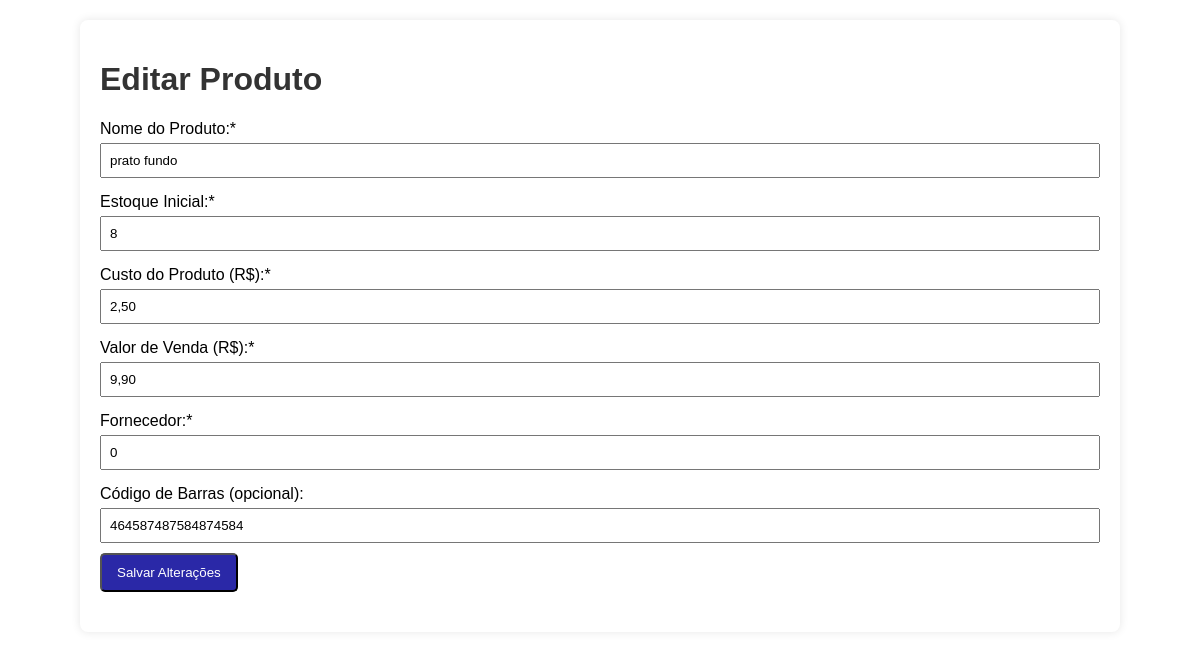
The page /gerenciar_produtos.php?acao=editar&id=4 on the database its author committed.
### tables this page shows
CREATE TABLE `produtos` (
  `id_produto` int(11) NOT NULL AUTO_INCREMENT,
  `nome_produto` varchar(255) NOT NULL,
  `estoque_inicial` int(11) NOT NULL,
  `custo_produto` decimal(10,2) NOT NULL,
  `valor_venda_produto` decimal(10,2) NOT NULL,
  `fornecedor_produto` varchar(255) NOT NULL,
  `cod_barras` varchar(100) DEFAULT NULL,
  PRIMARY KEY (`id_produto`)
);

### gerenciar_produtos.php (the view, shortened to what this page needs)
<?php
include 'conexao.php';
$acao = $_GET['acao'] ?? 'adicionar';
$id = $_GET['id'] ?? 0;
$produto = [
    'id_produto' => '', 'nome_produto' => '', 'estoque_inicial' => '',
    'custo_produto' => '', 'valor_venda_produto' => '', 'fornecedor_produto' => '',
    'cod_barras' => ''
];
$titulo_pagina = "Adicionar Novo Produto";
$acao_form = "db_criar";
if ($_SERVER['REQUEST_METHOD'] === 'POST') {
    $acao_post = $_POST['acao_form'];
    if ($acao_post === 'db_criar') {
        $nome = $_POST['nome_produto'];
        $estoque = $_POST['estoque_inicial'];
        $custo = str_replace(',', '.', $_POST['custo_produto']);
        $valor_venda = str_replace(',', '.', $_POST['valor_venda_produto']);
        $fornecedor = $_POST['fornecedor_produto'];
        $cod_barras = $_POST['cod_barras'];
        $sql = "INSERT INTO produtos (nome_produto, estoque_inicial, custo_produto, valor_venda_produto, fornecedor_produto, cod_barras)
                VALUES (?, ?, ?, ?, ?, ?)";
        $stmt = mysqli_prepare($conexao, $sql);
        mysqli_stmt_bind_param($stmt, "siddds", $nome, $estoque, $custo, $valor_venda, $fornecedor, $cod_barras);
        if (!mysqli_stmt_execute($stmt)) {
            echo "Erro ao cadastrar produto: " . mysqli_error($conexao);
        }
    } elseif ($acao_post === 'db_editar') {
        $id_post = $_POST['id_produto'];
        $nome = $_POST['nome_produto'];
        $estoque = $_POST['estoque_inicial'];
        $custo = str_replace(',', '.', $_POST['custo_produto']);
        $valor_venda = str_replace(',', '.', $_POST['valor_venda_produto']);
        $fornecedor = $_POST['fornecedor_produto'];
        $cod_barras = $_POST['cod_barras'];
        $sql = "UPDATE produtos SET nome_produto = ?, estoque_inicial = ?, custo_produto = ?, valor_venda_produto = ?, fornecedor_produto = ?, cod_barras = ? WHERE id_produto = ?";
        $stmt = mysqli_prepare($conexao, $sql);
        mysqli_stmt_bind_param($stmt, "sidddsi", $nome, $estoque, $custo, $valor_venda, $fornecedor, $cod_barras, $id_post);
        if (!mysqli_stmt_execute($stmt)) {
            echo "Erro ao atualizar produto: " . mysqli_error($conexao);
        }
    }
    mysqli_close($conexao);
    header("Location: index.php");
    exit();
} elseif ($acao === 'editar' && $id > 0) {
    $titulo_pagina = "Editar Produto";
    $acao_form = "db_editar";
    $sql = "SELECT * FROM produtos WHERE id_produto = ?";
    $stmt = mysqli_prepare($conexao, $sql);
    mysqli_stmt_bind_param($stmt, "i", $id);
    mysqli_stmt_execute($stmt);
    $resultado = mysqli_stmt_get_result($stmt);
    if ($resultado) {
        $produto = mysqli_fetch_assoc($resultado);
    }
}
?>
<!DOCTYPE html>
<html lang="pt-br">
<head>
    <link rel="stylesheet" href="estilo.css">
</head>
<body>
    <div class="container">
        <h1><?php echo $titulo_pagina; ?></h1>
        <form action="gerenciar_produtos.php" method="post">
            <label for="nome_produto">Nome do Produto:*</label>
            <input type="text" id="nome_produto" name="nome_produto" value="<?php echo htmlspecialchars($produto['nome_produto']); ?>" required>
            <label for="estoque_inicial">Estoque Inicial:*</label>
            <input type="number" id="estoque_inicial" name="estoque_inicial" value="<?php echo $produto['estoque_inicial']; ?>" required>
            <label for="custo_produto">Custo do Produto (R$):*</label>
            <input type="text" inputmode="decimal" id="custo_produto" name="custo_produto" value="<?php echo !empty($produto['custo_produto']) ? number_format($produto['custo_produto'], 2, ',', '.') : ''; ?>" required>
            <label for="valor_venda_produto">Valor de Venda (R$):*</label>
            <input type="text" inputmode="decimal" id="valor_venda_produto" name="valor_venda_produto" value="<?php echo !empty($produto['valor_venda_produto']) ? number_format($produto['valor_venda_produto'], 2, ',', '.') : ''; ?>" required>
            <label for="fornecedor_produto">Fornecedor:*</label>
            <input type="text" id="fornecedor_produto" name="fornecedor_produto" value="<?php echo htmlspecialchars($produto['fornecedor_produto']); ?>" required>
            <label for="cod_barras">Código de Barras (opcional):</label>
            <input type="text" id="cod_barras" name="cod_barras" value="<?php echo htmlspecialchars($produto['cod_barras']); ?>">
            <button type="submit" class="btn">
                <?php echo ($acao_form === 'db_criar') ? 'Cadastrar Produto' : 'Salvar Alterações'; ?>
            </button>
        </form>
    </div>
</body>
</html>

### estilo.css (style rules this page uses)
body { font-family: Arial, sans-serif; background-color: #ffffff; margin: 0; padding: 20px; }
.container { max-width: 1000px; margin: auto; background: #fff; padding: 20px; border-radius: 8px; box-shadow: 0 0 10px rgba(0,0,0,0.1); }
h1, h2 { color: #333; }
.btn, .btn-editar, .btn-excluir { display: inline-block; padding: 10px 15px; border-radius: 5px; text-decoration: none; color: rgb(255, 255, 255); margin-top: 10px; margin-bottom: 20px; }
.btn { background-color: #2a28a7; }
form label { display: block; margin-top: 15px; }
form input { width: 100%; padding: 8px; margin-top: 5px; box-sizing: border-box; }
form button { margin-top: 20px; }

### rows shown on the page
produtos: nome_produto "prato fundo", estoque_inicial "8", custo_produto "2,50", valor_venda_produto "9,90", fornecedor_produto "0", cod_barras "464587487584874584"

### other values the page prints
$titulo_pagina "Editar Produto"
